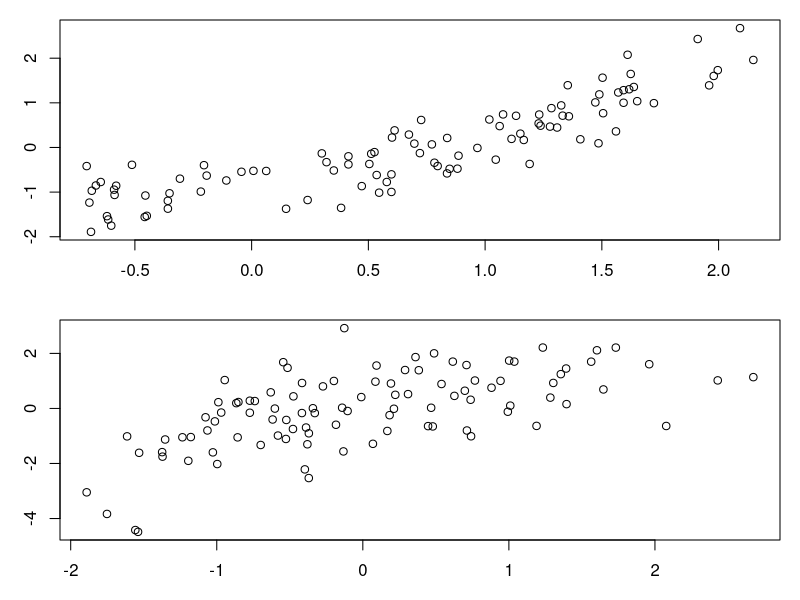
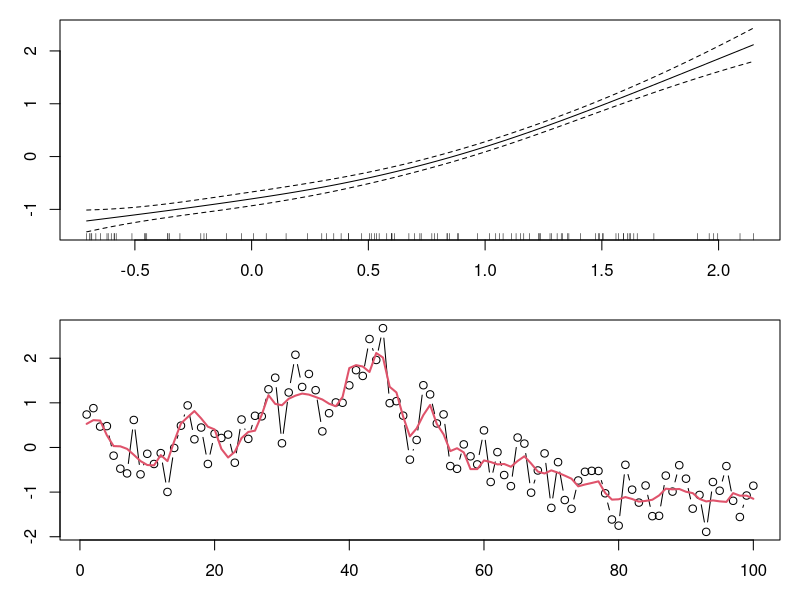
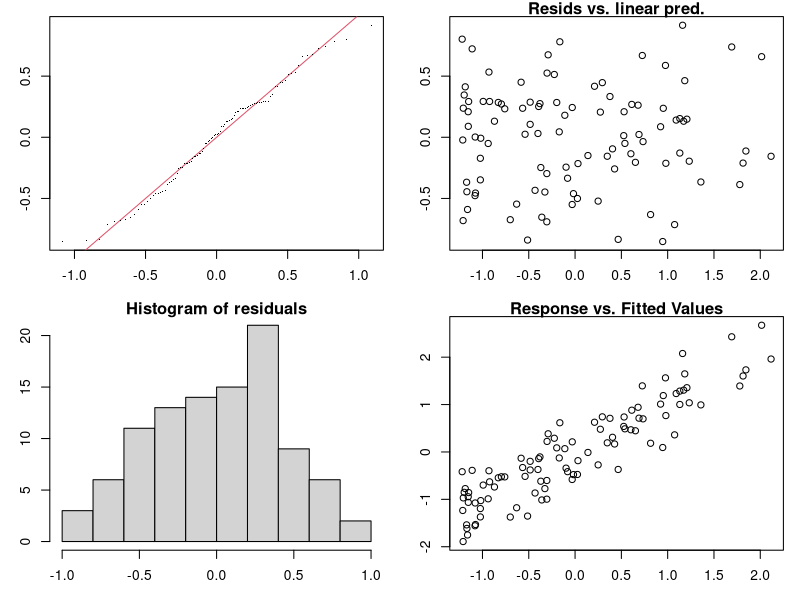
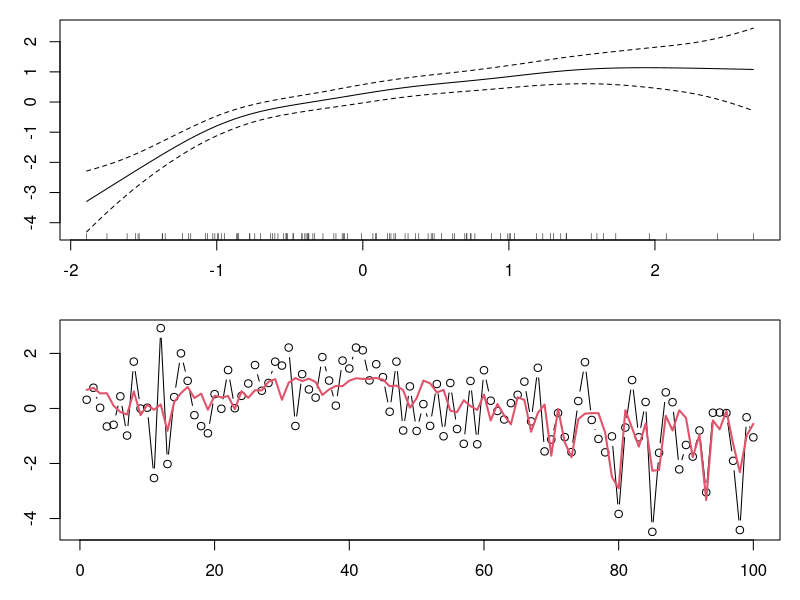
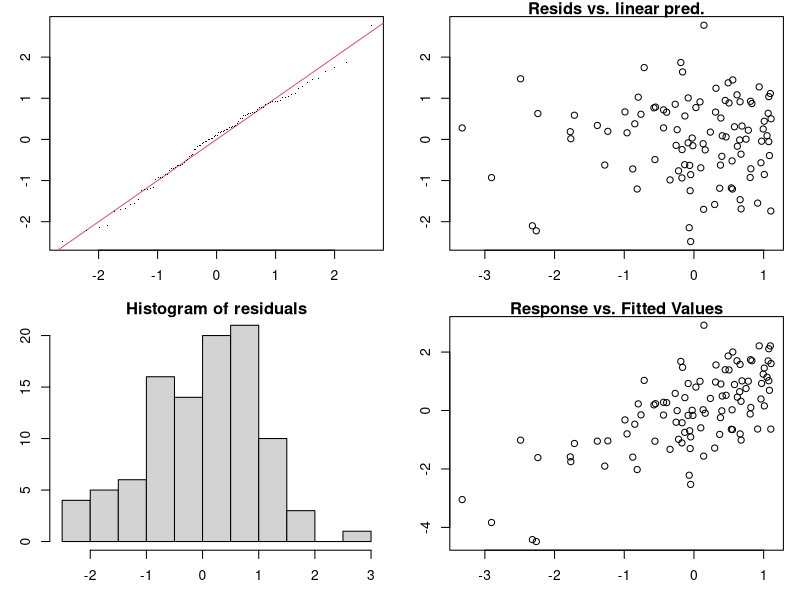
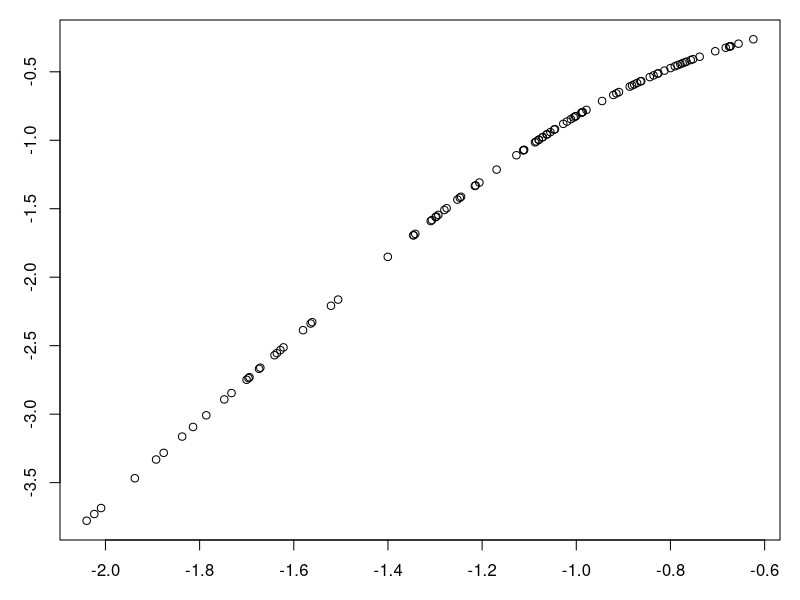
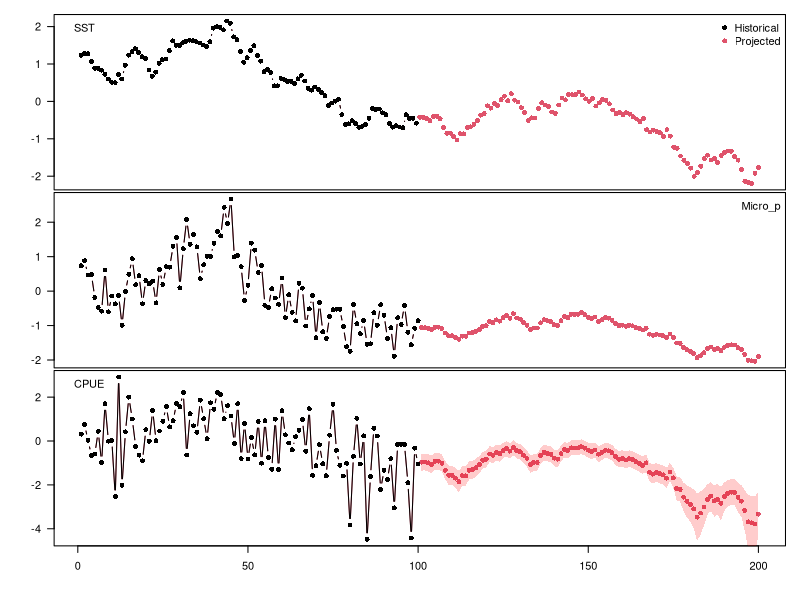

R code for these plots, in order:
#==forecasting quantities based on nested models
#==generate data
set.seed(44)

#==simulated sst
sst <- scale(arima.sim(list(order = c(1,1,0), ar = 0.3), n = 200))
#==break into a historical period and a projected period
hist_sst <- sst[1:100]
proj_sst <- sst[101:200]



#==simulate microphytoplankton from sst using a quadratic relationship
micro_p <- scale(hist_sst+hist_sst^2+rnorm(length(hist_sst),0,1))

#==simulate cpue from microphytoplankton using a saturating relationship
cpue<- scale(micro_p / (1.01*max(micro_p)+micro_p))+rnorm(length(hist_sst),0,1)

#==show the relationship between sst and micro_p
par(mfrow=c(2,1),mar=c(3,3,1,1))
plot(micro_p~hist_sst)
plot(cpue~micro_p)

#==make a model for micro_p based on observed sst
library(mgcv)
micro_p_mod<-gam(micro_p~s(hist_sst))

#==check model and fits
summary(micro_p_mod)
plot(micro_p_mod)
micro_p_pred<-predict(micro_p_mod)
plot(micro_p,type='b')
lines(micro_p_pred,col=2,lwd=2)
gam.check(micro_p_mod)

#==make a model for cpue based on micro_p
cpue_mod<-gam(cpue~s(micro_p))

#==check model and fits
summary(cpue_mod)
plot(cpue_mod)
cpue_pred<-predict(cpue_mod)
plot(cpue,type='b')
lines(cpue_pred,col=2,lwd=2)
gam.check(cpue_mod)

#==predict future micro_p based on projected sst and micro_p_mod
proj_micro_p<-predict(micro_p_mod,newdata=data.frame(hist_sst=proj_sst),se=TRUE)

#==input predicted future micro_p into cpue_mod
#==note that this does not propagate the uncertainty from proj_micro_p
#==one way to do that would be to simulate many time series of projected micro p
#==using the covariance matrix that comes out of the model fitting
#==then make many calls to predict, using those time series
#==didn't do that because it will take time, but you get the idea
proj_cpue<-predict(cpue_mod,newdata=data.frame(micro_p=proj_micro_p$fit),se=TRUE)
plot_cpue_se_up<-proj_cpue$fit + 1.96*proj_cpue$se.fit
plot_cpue_se_dn<-proj_cpue$fit - 1.96*proj_cpue$se.fit

#==see that the projected cpue is a non-linear function (estimated from cpue_mod)
#==tricky things happen when the projections are beyond the historical observations (fiddle with different numbers for set.seed to see examples)
par(mfrow=c(1,1))
plot(proj_cpue$fit~proj_micro_p$fit)

#==plot observed and projected cpue based on projections of SST
#==the predicted CIs will be too small because the uncertainty from micro_p_mod is not propagated
#==also note that prediction intervals instead of confidence intervals would be the appropriate thing to show for forecasting
par(mfrow=c(3,1),mar=c(.1,.1,.1,.1),oma=c(4,4,1,1))
plot(sst,col=2,type='b',pch=16,xaxt='n',las=1)
lines(hist_sst,pch=16,type='b')
legend("topright",bty='n',legend=c("Historical","Projected"),col=c(1,2),pch=16)
legend("topleft",bty='n',legend=c("SST"))
plot(c(micro_p,proj_micro_p$fit),col=2,type='b',pch=16,xaxt='n',las=1)
lines(micro_p,pch=16,type='b')
legend("topright",bty='n',legend=c("Micro_p"))
plot(c(cpue,proj_cpue$fit),col=2,type='b',pch=16,las=1)
lines(cpue,pch=16,type='b')
polygon(x=c((101:200),(200:101)),y=c(plot_cpue_se_up,rev(plot_cpue_se_dn)),
        col='#ff000033',border=NA)
legend("topleft",bty='n',legend=c("CPUE"))

        